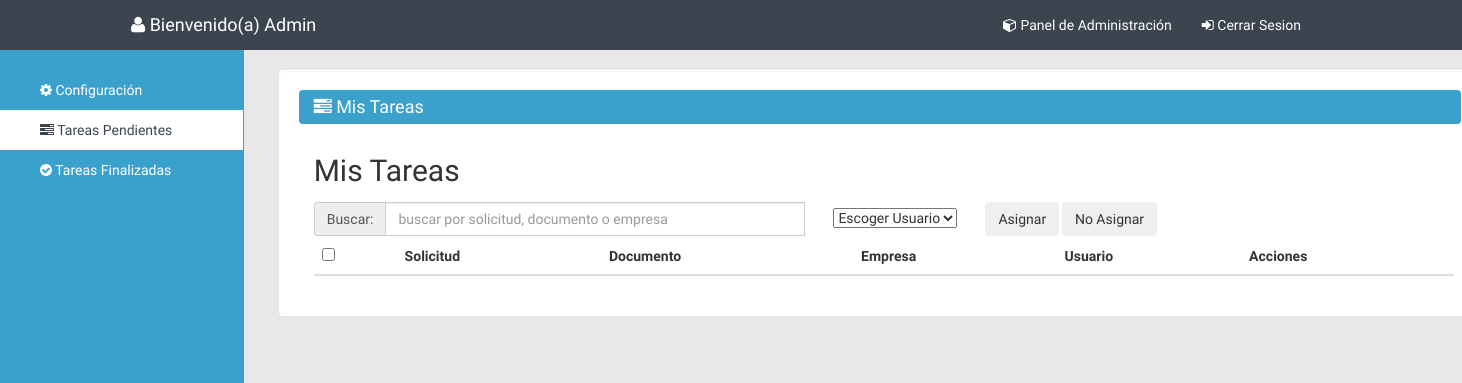
/task (signed in), run on an earlier commit of the app's database.
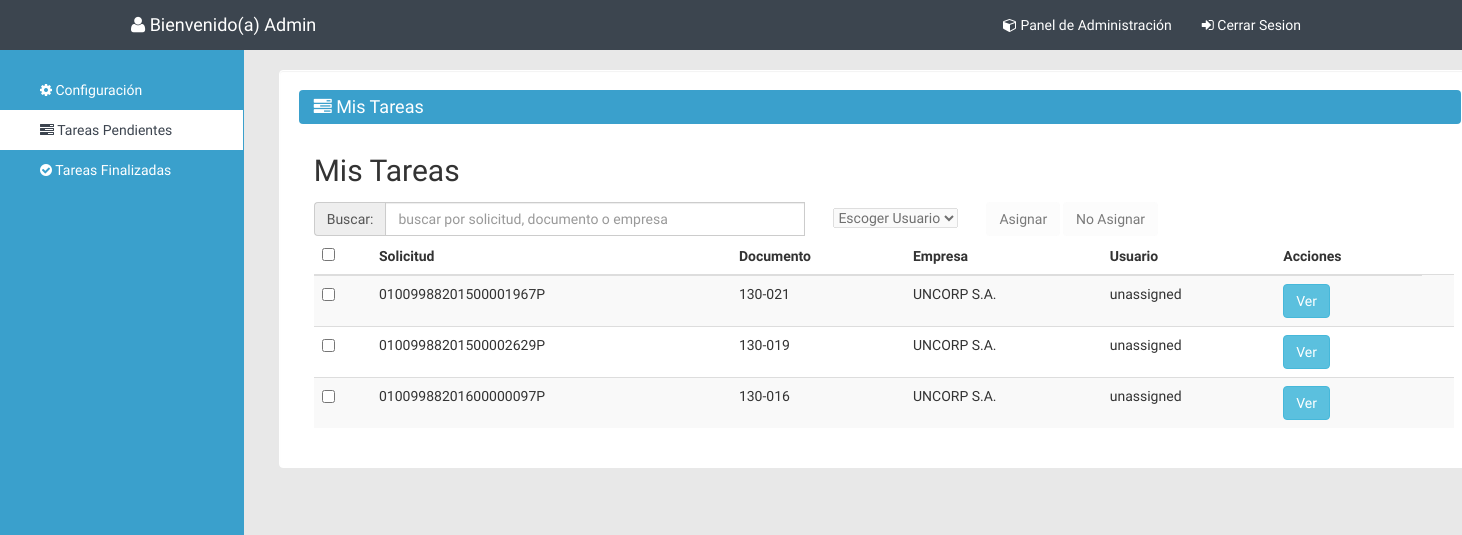
And on a later commit of the database.
### tables this page shows
CREATE TABLE `documents` (
  `req_no` varchar(50) NOT NULL,
  `dcm_cd` varchar(15) NOT NULL,
  `co_nm` varchar(100) NOT NULL,
  `req_city_cd` varchar(3) NOT NULL,
  `process_instances_id` int(11) NOT NULL
);

CREATE TABLE `users` (
  `iduser` int(11) NOT NULL,
  `name` varchar(10) NOT NULL,
  `lastname` varchar(10) NOT NULL,
  `username` varchar(20) DEFAULT NULL,
  `password` varchar(100) DEFAULT NULL,
  `identity_card` varchar(10) NOT NULL,
  `email` varchar(100) DEFAULT NULL,
  `profile` varchar(250) DEFAULT NULL,
  `public` int(11) DEFAULT NULL,
  `rank` int(11) NOT NULL,
  `city` varchar(3) NOT NULL,
  `state` varchar(15) NOT NULL
);

### admin/includes/config.class.php (called while the page is built, shortened)
<?php
class Conexion
{
    private static $instancia;
    private $dbh;
    private function __construct(){
        try {
            $this->dbh = new PDO('mysql:host='.HOST.';dbname='.DBNAME, DBUSER, DBPASSWORD);
            $this->dbh->exec("SET CHARACTER SET utf8");
        } catch (PDOException $e) {
            print "Error!: " . $e->getMessage();
            die();
        }
    }
    public function prepare($sql)
    {
        return $this->dbh->prepare($sql);
    }
    public static function singleton_conexion()
    {
        if (!isset(self::$instancia)) {
            self::$instancia = new $miclase;
        }
        return self::$instancia;
    }
}

### includes/sau-functions.php (the view, shortened to what this page needs)
<?php
function getstyle(){
$conexion = Conexion::singleton_conexion();
	$SQL = "SELECT * FROM sau";
	$sentence = $conexion -> prepare($SQL);
	$sentence -> execute();
	$results = $sentence -> fetchAll();
	if (empty($results)) {
	}else{
		foreach ($results as $key){
			echo'<link href="themes/style-color-'.$key['style'].'.css" rel="stylesheet">';
		}
	}
}
function tareas($iduser,$rank){
    $conexion = Conexion::singleton_conexion();
    if($rank==4){
         $SQL = "SELECT activities_instances.id as id_activity,req_no,dcm_cd,co_nm, activities_instances.process_instances_id as id_process FROM
                  documents JOIN process_instances
                  ON documents.process_instances_id=process_instances.id
                  JOIN activities_instances
                  ON process_instances.id=activities_instances.process_instances_id
                  AND process_instances.state='READY' AND activities_instances.state='READY' AND activities_instances.user_id=:iduser";
    }else if($rank==2){
          $SQL = "SELECT activities_instances.id as id_activity,req_no,dcm_cd,co_nm,username,activities_instances.process_instances_id as id_process FROM
                  documents JOIN process_instances
                  ON documents.process_instances_id=process_instances.id
                  JOIN activities_instances
                  ON process_instances.id=activities_instances.process_instances_id
                  JOIN users
                  ON activities_instances.user_id=users.iduser
                  AND process_instances.state='READY' AND activities_instances.state='READY'
                  ORDER BY activities_instances.date_create DESC";
        }
	$sentence = $conexion -> prepare($SQL);
	$sentence -> execute();
	$results = $sentence -> fetchAll();
	if (empty($results)) {
	}else{
		foreach ($results as $key){
                echo'
                  <tr>';
                if($rank=='2'){
                echo '
                    <td><input type="checkbox" class="case" name="case[]" value="'.$key['id_activity'].'"></td>';
                }
                echo'
                    <td class="hidden"  id="process">'.$key['id_process'].'</td>
                    <td class="hidden"  id="activity">'.$key['id_activity'].'</td>
                    <td>'.$key['req_no'].'</td>
                    <td>'.$key['dcm_cd'].'</td>
                    <td>'.$key['co_nm'].'</td>';
                if($rank=='2'){
                echo '
                    <td>'.$key['username'].'</td>';
                }
                echo '
                    <td>';
                         if($rank==2){
                             echo'<button type="button" data-id="'.$key['req_no'].'" class="btn btn-info ver">Ver</button>';
                        }
                   echo' <td>
                  </tr>';
		}
	}
}
function listaUsuariosAsignar(){
    $conexion = Conexion::singleton_conexion();
        $SQL = "SELECT iduser,username FROM users WHERE state='HABILITADO' ORDER BY username";
        $sentence = $conexion -> prepare($SQL);
        $sentence -> execute();
        $results = $sentence -> fetchAll();
	if (empty($results)) {
	}else{
                $lista='<select id="usuarios" class="selectpicker" name="rank" style="margin-left: 2em;">
                            <option value="" disabled selected>Escoger Usuario</option>';
                foreach ($results as $key){
                    $lista.='<option value="'.$key['iduser'].'">'.$key['username'].'</option>';
                }
                $lista.= '</select>';
	}
        return $lista;
}
function isadmin(){
  if ($_SESSION['rank'] == 2) {
    echo'<li><a class="logout-btn" href="admin"><i class="fa fa-cube"></i> Panel de Administración</a></li>';
  }else{
    echo'';
  }
}

### tareas.php (shortened to what this page needs)
<?php
require_once $_SERVER["DOCUMENT_ROOT"].'/sauv2/includes/sau-functions.php';
?>
<!DOCTYPE html>
<html lang="en">
  <head>
    <link href="themes/style.css" rel="stylesheet">
    <link rel="stylesheet" href="themes/css/datepicker.css">
    <link rel="stylesheet" href="themes/css/bootstrap-switch.css">
    <link rel="stylesheet" href="themes/css/style.css">
    <?php getstyle(); ?>
  </head>
  <body class="dashboard-panel">
    <nav class="navbar navbar-inverse navbar-fixed-top">
      <div class="container">
        <div class="navbar-header">
          <a class="navbar-brand" href="#"><i class="fa fa-user"></i> Bienvenido(a) <?php echo $_SESSION['name'];?></a>
        </div>
        <div id="navbar" class="navbar-collapse collapse">
          <ul class="nav navbar-nav navbar-right">
            <?php isadmin(); ?>
            <li><a class="logout-btn" href="logout"><i class="fa fa-sign-in"></i> Cerrar Sesion</a></li>
          </ul>
        </div>
      </div>
    </nav>
    <div class="container-fluid">
      <div class="row">
        <div class="col-sm-3 col-md-2 sidebar">
          <ul class="nav nav-sidebar">
            <li><a href="config"><i class="fa fa-cog"></i> Configuración</a></li>
             <?php if($_SESSION['rank']==4 || $_SESSION['rank']==3){
                     echo "<li><a href=\"unAssig\"><i class=\"fa fa-tasks\"></i> Tareas Sin Asignar</a></li>
                     <li class=\"active\"><a href=\"task\"><i class=\"fa fa-tasks\"></i> Mis Tareas</a></li>
                     <li><a href=\"done\"><i class=\"fa fa-check-circle\"></i> Terminadas</a></li>";
                }else if($_SESSION['rank']==2){
                        echo "<li class=\"active\"><a href=\"task\"><i class=\"fa fa-tasks\"></i> Tareas Pendientes</a></li>
                         <li><a href=\"done\"><i class=\"fa fa-check-circle\"></i> Tareas Finalizadas</a></li>";
                }else{
                     echo "<li class=\"active\"><a href=\"task\"><i class=\"fa fa-tasks\"></i> Mis Tareas</a></li>
                         <li><a href=\"done\"><i class=\"fa fa-check-circle\"></i> Terminadas</a></li>";
                }
            ?>
          </ul>
        </div>
          <div class="col-sm-9 col-sm-offset-3 col-md-10 col-md-offset-2 main" id="mensaje">
          <div class="col-sm-6" id="contenido">
              <div class="well configuracion-cube">
                <h4><i class="fa fa-tasks"></i> Mis Tareas</h4>
                <div class="container">
                  <h2>Mis Tareas</h2>
                  <div>
                      <?php
            if($_SESSION['rank']==2){
                  echo '<div class="row" style="padding:5px 0 0 15px;">
                            <div class="input-group"> <span class="input-group-addon">Buscar: </span>
                                <input id="filter" type="text" class="form-control" placeholder="buscar por solicitud, documento o empresa" style="width: 30em;" >';
                  echo listaUsuariosAsignar();
                  echo '        <button type="button" id="asignar" class="btn btn-toolbar" style="margin-left: 2em;">Asignar</button>
                                <button type="button" id="no_asignar" class="btn btn-toolbar" style="margin-left: .2em;">No Asignar</button>
                            </div>
                         </div>';
              }else{
                  echo '<div class="input-group"> <span class="input-group-addon">Buscar: </span>
                            <input id="filter" type="text" class="form-control" placeholder="buscar por solicitud, documento o empresa">
                        </div>';
              }
                    ?>
                       <table class="table table-striped" data-height="299" data-click-to-select="true" data-single-select="true">
               	  	<thead>
                            <tr>
                        <?php
                        if($_SESSION['rank']==2){
                            echo '<th><input type="checkbox" id="selecctall" class="primary"/></th>';
                        }
                        ?>
                                 <th>Solicitud</th>
                                 <th>Documento</th>
                                 <th>Empresa</th>
                      <?php
                        if($_SESSION['rank']==2){
                            echo '
                                 <th>Usuario</th>
                                 <th>Acciones</th>';
                        }else{
                            echo '<th>Acciones</th>';
                        }
                        ?>
                            </tr>
               	  	</thead>
               	  	<tbody class="searchable">
               	  	  <?php  tareas($_SESSION['iduser'],$_SESSION['rank']);
                           ?>
               	  	</tbody>
                     </table>
                  </div>
                </div>
              </div>
            </div>
        </div>
      </div>
    </div>
  </body>
</html>

### themes/style.css (style rules this page uses)
a,button { -moz-transition: all .2s ease-in; -o-transition: all .2s ease-in; -webkit-transition: all .2s ease-in; transition: all .2s ease-in; }
.well { background-color: #ffffff; border: 1px solid #ffffff; float: left; width: 100%; }
.navbar-inverse .navbar-nav>li>a { color: #FFFFFF; }
.nav-sidebar > li > a { color: #fff; }
.configuracion-cube h4 { margin-top: 0px; margin-bottom: 10px; display: block; color: #fff; padding: 7px 15px; border-radius: 4px; }

### themes/style-color-3.css (style rules this page uses)
body { font-family: 'Questrial', sans-serif; background-color: #3aa0cc; }
.navbar-inverse { background-color: #3c454f; border-color: #3c454f; }
.sidebar { background-color: #3aa0cc; border-right: 1px solid #3aa0cc; }
.dashboard-panel { background-color: #E8E8E8; }
.navbar-inverse .navbar-brand { color: #FFF; }
.nav-sidebar > .active > a, .nav-sidebar > .active > a:hover, .nav-sidebar > .active > a:focus { color: #3c444f; background-color: #ffffff; }
.configuracion-cube h4 { background: #3AA0CC; }

### themes/css/responsive.css (style rules this page uses)
@media (min-width:768px) { .navbar>.container .navbar-brand, .navbar>.container-fluid .navbar-brand { margin-left: -45px; } }

### themes/css/dashboard.css (style rules this page uses)
body { padding-top: 50px; }
.navbar-fixed-top { border: 0; }
.sidebar { display: none; }
@media (min-width: 768px) { .sidebar { position: fixed; top: 50px; bottom: 0; left: 0; z-index: 1000; display: block; padding: 20px; overflow-x: hidden; overflow-y: auto; } }
.nav-sidebar { margin-right: -21px; margin-bottom: 20px; margin-left: -20px; }
.nav-sidebar > li > a { padding-right: 20px; padding-left: 40px; }
.nav-sidebar > .active > a, .nav-sidebar > .active > a:hover, .nav-sidebar > .active > a:focus { color: #fff; background-color: #428bca; }
.main { padding: 20px; }
@media (min-width: 768px) { .main { padding-right: 40px; } }

What changed in the data, as far as the page shows it:
added documents: req_no "01009988201500001967P", dcm_cd "130-021", co_nm "UNCORP S.A.", users.username "unassigned"
added documents: req_no "01009988201500002629P", dcm_cd "130-019", co_nm "UNCORP S.A.", users.username "unassigned"
added documents: req_no "01009988201600000097P", dcm_cd "130-016", co_nm "UNCORP S.A.", users.username "unassigned"
